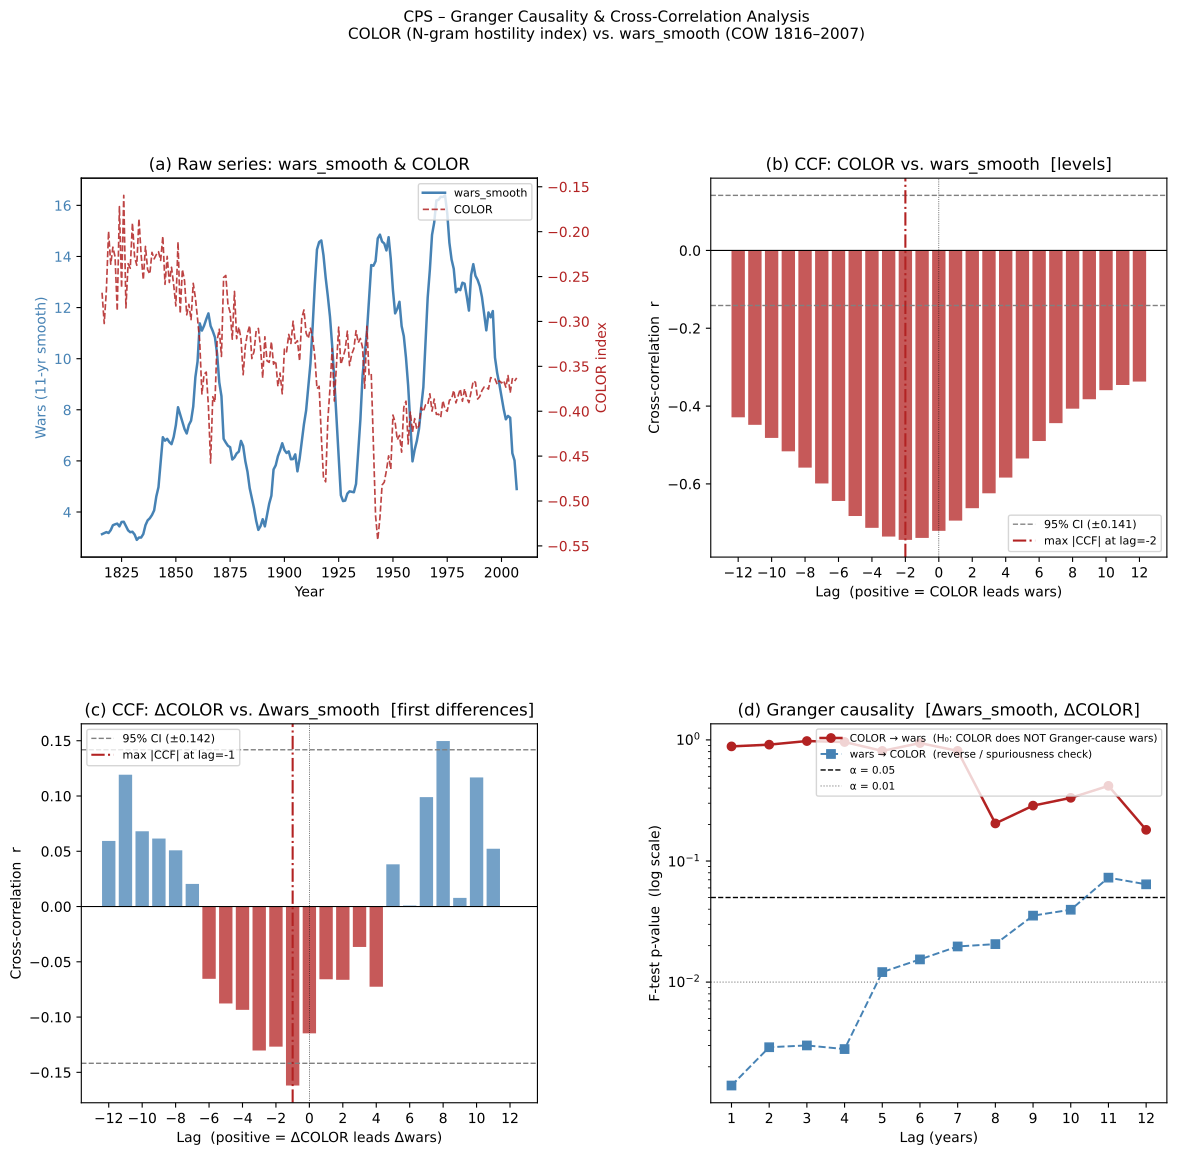

This figure's Python source:
# granger_ccf.py – Granger Causality & Cross-Correlation Analysis for CPS
# COLOR (N-gram hostility index) ↔ wars_smooth (11-yr smoothed war count)
# Data: wars_color.csv  (COW inter-state wars 1816–2007)
# Source: Triptych "We are Anomal(i)es" v0.1 by Mariusz Włodarczyk
# License: CC BY-NC-SA 4.0
#
# USAGE:
#   python granger_ccf.py [path/to/wars_color.csv]
#
# OUTPUT (all written to the same directory as wars_color.csv):
#   granger_ccf.pdf          – 4-panel publication figure
#   granger_ccf_adf.csv      – ADF stationarity test results
#   granger_ccf_ccf.csv      – CCF values (levels + first differences)
#   granger_ccf_granger.csv  – Granger F-test results per lag, both directions
#
# METHODOLOGY NOTE:
#   wars_smooth is an 11-year centred moving average, so adjacent observations
#   are highly autocorrelated (effective n < 192).  All significance levels
#   should be interpreted conservatively.  The differenced series (Δ) reduces
#   this autocorrelation and is used for the formal Granger tests.
#   CCF is computed on both levels (for comparison with Table C1 in the paper)
#   and first differences (for formal inference).
#
# CCF SIGN CONVENTION:
#   CCF(wars, color)[lag=k] = corr(wars[t], color[t-k])
#   positive lag k  →  color preceded wars by k years  →  COLOR LEADS
#   negative lag k  →  color followed wars by k years  →  wars LEAD

from __future__ import annotations
import sys
import warnings
import numpy as np
import pandas as pd
import matplotlib.pyplot as plt
import matplotlib.gridspec as gridspec
from statsmodels.tsa.stattools import adfuller, grangercausalitytests

warnings.filterwarnings("ignore")

MAX_LAG  = 12  # maximum lag for Granger tests and CCF
ADF_LAGS = 5   # max lag for ADF (AIC-selected within this range)

# ─────────────────────────────────────────────────────────────────────────────
# 1. LOAD DATA
# ─────────────────────────────────────────────────────────────────────────────

def load_df(csv_path: str = "wars_color.csv") -> pd.DataFrame:
    df = pd.read_csv(csv_path)
    df = df.set_index("year").sort_index()
    return df


# ─────────────────────────────────────────────────────────────────────────────
# 2. ADF STATIONARITY TESTS
# ─────────────────────────────────────────────────────────────────────────────

def adf_report(series: pd.Series, name: str, maxlag: int = ADF_LAGS) -> dict:
    """Run augmented Dickey-Fuller test and return results as a dict."""
    clean = series.dropna()
    stat, p, lags_used, nobs, crit, _ = adfuller(clean, maxlag=maxlag, autolag="AIC")
    return {
        "series":        name,
        "ADF stat":      round(stat, 4),
        "p-value":       round(p, 4),
        "lags used":     lags_used,
        "nobs":          nobs,
        "crit 1%":       round(crit["1%"], 4),
        "crit 5%":       round(crit["5%"], 4),
        "crit 10%":      round(crit["10%"], 4),
        "stationary @5%": p < 0.05,
    }


# ─────────────────────────────────────────────────────────────────────────────
# 3. CROSS-CORRELATION FUNCTION
# ─────────────────────────────────────────────────────────────────────────────

def compute_ccf(x: pd.Series, y: pd.Series, nlags: int = MAX_LAG) -> tuple:
    """
    Compute CCF(x, y)[k] = corr(x[t], y[t-k]) for k in [-nlags, +nlags].

    Interpretation (when x = wars, y = color):
      k > 0  →  color preceded wars by k years  →  COLOR LEADS
      k < 0  →  color followed wars by k years  →  wars LEAD
      k = 0  →  contemporaneous correlation

    Returns
    -------
    lags   : np.ndarray, integer lags from -nlags to +nlags
    values : np.ndarray, Pearson r at each lag
    ci     : float, 95% confidence half-width = 1.96 / sqrt(n)
    """
    xc, yc = x.dropna().align(y.dropna(), join="inner")
    n = len(xc)
    ci = 1.96 / np.sqrt(n)

    results = {}
    xv, yv = xc.values, yc.values

    for k in range(-nlags, nlags + 1):
        if k == 0:
            a, b = xv, yv
        elif k > 0:
            # corr(x[t], y[t-k]):  x from index k onward, y from start
            a = xv[k:]
            b = yv[:-k]
        else:
            # k < 0: let m = -k > 0
            # corr(x[t], y[t+m]):  x up to T-m, y from index m onward
            m = -k
            a = xv[:-m]
            b = yv[m:]
        results[k] = np.corrcoef(a, b)[0, 1]

    lags   = np.arange(-nlags, nlags + 1)
    values = np.array([results[k] for k in lags])
    return lags, values, ci


# ─────────────────────────────────────────────────────────────────────────────
# 4. GRANGER CAUSALITY TESTS
# ─────────────────────────────────────────────────────────────────────────────

def run_granger(
    caused: pd.Series,
    causing: pd.Series,
    maxlag: int = MAX_LAG,
) -> pd.DataFrame:
    """
    Test H₀: `causing` does NOT Granger-cause `caused`.

    Uses the F-test (sum-of-squared-residuals form) from statsmodels.
    Both series are passed as first differences if they are I(1).

    Returns a DataFrame indexed by lag with F-stat, p-value, chi²-stat, chi²-p.
    """
    df2 = pd.concat([caused, causing], axis=1).dropna()
    df2.columns = ["caused", "causing"]

    raw = grangercausalitytests(df2[["caused", "causing"]], maxlag=maxlag, verbose=False)

    rows = []
    for lag, res in raw.items():
        f_test   = res[0]["ssr_ftest"]    # (F, p, df_denom, df_num)
        chi_test = res[0]["ssr_chi2test"] # (chi2, p, df)
        rows.append({
            "lag":       lag,
            "F_stat":    round(f_test[0],   4),
            "F_pvalue":  round(f_test[1],   4),
            "chi2_stat": round(chi_test[0], 4),
            "chi2_pval": round(chi_test[1], 4),
            "df_denom":  int(f_test[2]),
        })

    return pd.DataFrame(rows).set_index("lag")


# ─────────────────────────────────────────────────────────────────────────────
# 5. SUMMARY TABLE  (human-readable significance stars)
# ─────────────────────────────────────────────────────────────────────────────

def significance_stars(p: float) -> str:
    if p < 0.001: return "***"
    if p < 0.01:  return "**"
    if p < 0.05:  return "*"
    if p < 0.10:  return "."
    return ""


def print_granger_table(df: pd.DataFrame, title: str) -> None:
    print(f"\n{title}")
    print("-" * 52)
    print(f"{'lag':>4}  {'F-stat':>8}  {'p(F)':>8}  {'sig':>4}  {'chi²-p':>8}")
    print("-" * 52)
    for lag, row in df.iterrows():
        stars = significance_stars(row["F_pvalue"])
        print(
            f"{lag:>4}  {row['F_stat']:>8.4f}  {row['F_pvalue']:>8.4f}"
            f"  {stars:>4}  {row['chi2_pval']:>8.4f}"
        )
    print("Signif. codes: *** p<0.001  ** p<0.01  * p<0.05  . p<0.10")


# ─────────────────────────────────────────────────────────────────────────────
# 6. PLOT
# ─────────────────────────────────────────────────────────────────────────────

def plot_results(
    df: pd.DataFrame,
    lags_lv: np.ndarray, ccf_lv: np.ndarray, ci_lv: float,
    lags_df: np.ndarray, ccf_df: np.ndarray, ci_df: float,
    granger_fwd: pd.DataFrame,
    granger_rev: pd.DataFrame,
    out_path: str = "granger_ccf.pdf",
) -> None:
    """
    4-panel figure:
      (a) raw time series (dual y-axis)
      (b) CCF at levels
      (c) CCF at first differences
      (d) Granger causality F-test p-values
    """
    C1, C2 = "steelblue", "firebrick"

    fig = plt.figure(figsize=(14, 12))
    gs  = gridspec.GridSpec(2, 2, figure=fig, hspace=0.44, wspace=0.38)

    # ── (a) Raw time series ──────────────────────────────────────────────────
    ax0   = fig.add_subplot(gs[0, 0])
    ax0_r = ax0.twinx()

    ax0.plot(df.index, df["wars_smooth"], color=C1, lw=1.8, label="wars_smooth")
    ax0_r.plot(df.index, df["color"], color=C2, lw=1.2, linestyle="--",
               alpha=0.85, label="COLOR")

    ax0.set_xlabel("Year")
    ax0.set_ylabel("Wars (11-yr smooth)", color=C1)
    ax0_r.set_ylabel("COLOR index", color=C2)
    ax0.tick_params(axis="y", labelcolor=C1)
    ax0_r.tick_params(axis="y", labelcolor=C2)
    ax0.set_title("(a) Raw series: wars_smooth & COLOR")

    lines1, lab1 = ax0.get_legend_handles_labels()
    lines2, lab2 = ax0_r.get_legend_handles_labels()
    ax0.legend(lines1 + lines2, lab1 + lab2, fontsize=8, loc="upper right")

    # ── (b) CCF – levels ────────────────────────────────────────────────────
    ax1 = fig.add_subplot(gs[0, 1])

    bar_colors_lv = [C2 if r < 0 else C1 for r in ccf_lv]
    ax1.bar(lags_lv, ccf_lv, color=bar_colors_lv, alpha=0.75, width=0.8)
    ax1.axhline(0,     color="black", lw=0.8)
    ax1.axhline( ci_lv, color="grey", lw=1.0, linestyle="--",
                label=f"95% CI (±{ci_lv:.3f})")
    ax1.axhline(-ci_lv, color="grey", lw=1.0, linestyle="--")
    ax1.axvline(0,     color="black", lw=0.5, linestyle=":")

    best_lv = lags_lv[np.argmax(np.abs(ccf_lv))]
    ax1.axvline(best_lv, color=C2, lw=1.5, linestyle="-.",
                label=f"max |CCF| at lag={best_lv}")

    ax1.set_xlabel("Lag  (positive = COLOR leads wars)")
    ax1.set_ylabel("Cross-correlation  r")
    ax1.set_title("(b) CCF: COLOR vs. wars_smooth  [levels]")
    ax1.legend(fontsize=8)
    ax1.set_xticks(lags_lv[::2])

    # ── (c) CCF – first differences ─────────────────────────────────────────
    ax2 = fig.add_subplot(gs[1, 0])

    bar_colors_df = [C2 if r < 0 else C1 for r in ccf_df]
    ax2.bar(lags_df, ccf_df, color=bar_colors_df, alpha=0.75, width=0.8)
    ax2.axhline(0,     color="black", lw=0.8)
    ax2.axhline( ci_df, color="grey", lw=1.0, linestyle="--",
                label=f"95% CI (±{ci_df:.3f})")
    ax2.axhline(-ci_df, color="grey", lw=1.0, linestyle="--")
    ax2.axvline(0,     color="black", lw=0.5, linestyle=":")

    best_df = lags_df[np.argmax(np.abs(ccf_df))]
    ax2.axvline(best_df, color=C2, lw=1.5, linestyle="-.",
                label=f"max |CCF| at lag={best_df}")

    ax2.set_xlabel("Lag  (positive = ΔCOLOR leads Δwars)")
    ax2.set_ylabel("Cross-correlation  r")
    ax2.set_title("(c) CCF: ΔCOLOR vs. Δwars_smooth  [first differences]")
    ax2.legend(fontsize=8)
    ax2.set_xticks(lags_df[::2])

    # ── (d) Granger p-values ─────────────────────────────────────────────────
    ax3 = fig.add_subplot(gs[1, 1])

    ax3.plot(granger_fwd.index, granger_fwd["F_pvalue"], "o-", color=C2, lw=1.8,
             label="COLOR → wars  (H₀: COLOR does NOT Granger-cause wars)")
    ax3.plot(granger_rev.index, granger_rev["F_pvalue"], "s--", color=C1, lw=1.4,
             label="wars → COLOR  (reverse / spuriousness check)")

    ax3.axhline(0.05, color="black", lw=1.0, linestyle="--", label="α = 0.05")
    ax3.axhline(0.01, color="grey",  lw=0.8, linestyle=":",  label="α = 0.01")
    ax3.set_yscale("log")
    ax3.set_xlabel("Lag (years)")
    ax3.set_ylabel("F-test p-value  (log scale)")
    ax3.set_title("(d) Granger causality  [Δwars_smooth, ΔCOLOR]")
    ax3.legend(fontsize=7.5, loc="upper right")
    ax3.set_xticks(granger_fwd.index)

    plt.suptitle(
        "CPS – Granger Causality & Cross-Correlation Analysis\n"
        "COLOR (N-gram hostility index) vs. wars_smooth (COW 1816–2007)",
        fontsize=11,
        y=1.02,
    )

    plt.savefig(out_path, dpi=200, bbox_inches="tight")
    print(f"\n✓ Saved {out_path}")
    plt.close(fig)


# ─────────────────────────────────────────────────────────────────────────────
# 7. MAIN
# ─────────────────────────────────────────────────────────────────────────────

if __name__ == "__main__":
    from pathlib import Path

    csv_path = "wars_color.csv"
    if len(sys.argv) > 1:
        csv_path = sys.argv[1]

    out_dir = Path(csv_path).parent

    print(f"Loading data from {csv_path} …")
    df = load_df(csv_path)
    print(f"  Series length: {len(df)}  ({df.index[0]}–{df.index[-1]})")

    wars  = df["wars_smooth"].dropna()
    color = df["color"].dropna()

    wars_d  = wars.diff().dropna()
    color_d = color.diff().dropna()

    # ── 7A. ADF stationarity ─────────────────────────────────────────────────
    print("\n" + "═" * 64)
    print("ADF STATIONARITY TESTS")
    print("═" * 64)
    adf_df = pd.DataFrame([
        adf_report(wars,    "wars_smooth"),
        adf_report(wars_d,  "Δwars_smooth"),
        adf_report(color,   "color"),
        adf_report(color_d, "Δcolor"),
    ]).set_index("series")
    print(adf_df.to_string())

    # ── 7B. CCF – levels ─────────────────────────────────────────────────────
    print("\n" + "═" * 64)
    print("CCF – LEVELS   CCF(wars, color)[k] = corr(wars[t], color[t-k])")
    print("  positive lag k → COLOR preceded wars by k years  (COLOR LEADS)")
    print("═" * 64)

    lags_lv, ccf_lv, ci_lv = compute_ccf(wars, color, nlags=MAX_LAG)

    best_idx_lv = np.argmax(np.abs(ccf_lv))
    best_lag_lv = lags_lv[best_idx_lv]
    print(f"  Max |CCF| = {ccf_lv[best_idx_lv]:.4f} at lag = {best_lag_lv}")
    print(f"  95% CI: ±{ci_lv:.4f}")
    print()

    ccf_lv_df = pd.DataFrame({
        "lag": lags_lv,
        "CCF": np.round(ccf_lv, 4),
        "sig": [significance_stars(
                    max(0.0, 1 - abs(r) / ci_lv * 1.96 * ci_lv)   # rough p-proxy
                ) for r in ccf_lv],
    }).set_index("lag")

    # Simpler: just flag which lags exceed the CI
    print(f"  {'lag':>4}  {'CCF':>8}  {'|r|>CI':>7}")
    for k, r in zip(lags_lv, ccf_lv):
        flag = "  *" if abs(r) > ci_lv else ""
        print(f"  {k:>4}  {r:>8.4f}{flag}")

    # ── 7C. CCF – first differences ──────────────────────────────────────────
    print("\n" + "═" * 64)
    print("CCF – FIRST DIFFERENCES   corr(Δwars[t], Δcolor[t-k])")
    print("  positive lag k → ΔCOLOR preceded Δwars by k years  (COLOR LEADS)")
    print("═" * 64)

    lags_df, ccf_df, ci_df = compute_ccf(wars_d, color_d, nlags=MAX_LAG)

    best_idx_df = np.argmax(np.abs(ccf_df))
    best_lag_df = lags_df[best_idx_df]
    print(f"  Max |CCF| = {ccf_df[best_idx_df]:.4f} at lag = {best_lag_df}")
    print(f"  95% CI: ±{ci_df:.4f}")
    print()

    print(f"  {'lag':>4}  {'CCF':>8}  {'|r|>CI':>7}")
    for k, r in zip(lags_df, ccf_df):
        flag = "  *" if abs(r) > ci_df else ""
        print(f"  {k:>4}  {r:>8.4f}{flag}")

    # ── 7D. Granger causality ─────────────────────────────────────────────────
    print("\n" + "═" * 64)
    print("GRANGER CAUSALITY TESTS  (on first-differenced series)")
    print("═" * 64)
    print("  NOTE: wars_smooth is an 11-yr MA; effective n is reduced.")
    print("  Interpret significance levels conservatively.\n")

    granger_fwd = run_granger(wars_d, color_d, maxlag=MAX_LAG)
    granger_rev = run_granger(color_d, wars_d, maxlag=MAX_LAG)

    print_granger_table(
        granger_fwd,
        "H₀: ΔCOLOR does NOT Granger-cause Δwars_smooth  (COLOR → wars)"
    )
    print_granger_table(
        granger_rev,
        "H₀: Δwars_smooth does NOT Granger-cause ΔCOLOR  (wars → COLOR,  reverse check)"
    )

    # ── 7E. Save CSV outputs ──────────────────────────────────────────────────
    adf_path = out_dir / "granger_ccf_adf.csv"
    adf_df.to_csv(adf_path)
    print(f"\n✓ Saved {adf_path}")

    ccf_out = pd.DataFrame({
        "lag":        lags_lv,
        "CCF_levels": np.round(ccf_lv, 6),
        "CCF_diff":   np.round(ccf_df, 6),
        "CI_95_levels": round(ci_lv, 6),
        "CI_95_diff":   round(ci_df, 6),
    }).set_index("lag")
    ccf_path = out_dir / "granger_ccf_ccf.csv"
    ccf_out.to_csv(ccf_path)
    print(f"✓ Saved {ccf_path}")

    granger_fwd_out = granger_fwd.copy()
    granger_fwd_out["direction"] = "COLOR→wars"
    granger_rev_out = granger_rev.copy()
    granger_rev_out["direction"] = "wars→COLOR"
    granger_all = pd.concat([granger_fwd_out, granger_rev_out])
    granger_path = out_dir / "granger_ccf_granger.csv"
    granger_all.to_csv(granger_path)
    print(f"✓ Saved {granger_path}")

    # ── 7F. Plot ──────────────────────────────────────────────────────────────
    pdf_path = str(out_dir / "granger_ccf.pdf")
    plot_results(
        df,
        lags_lv, ccf_lv, ci_lv,
        lags_df, ccf_df, ci_df,
        granger_fwd, granger_rev,
        out_path=pdf_path,
    )
